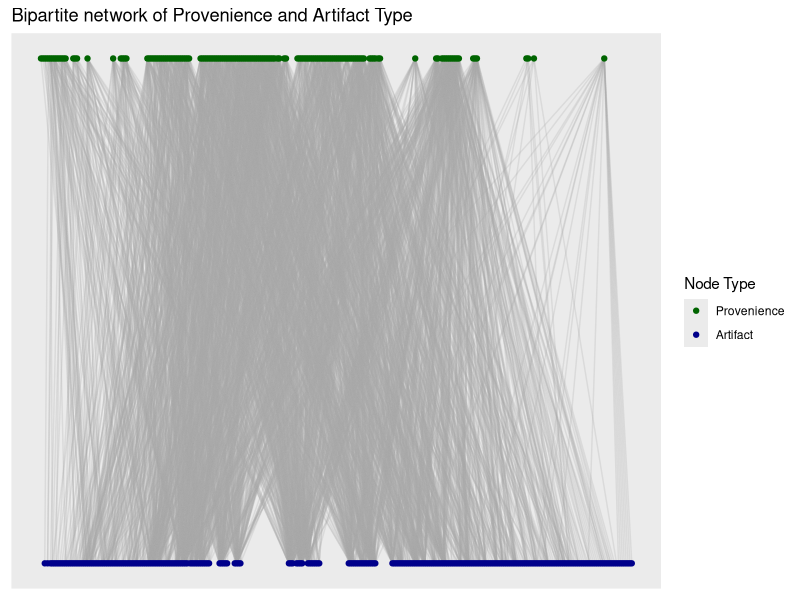
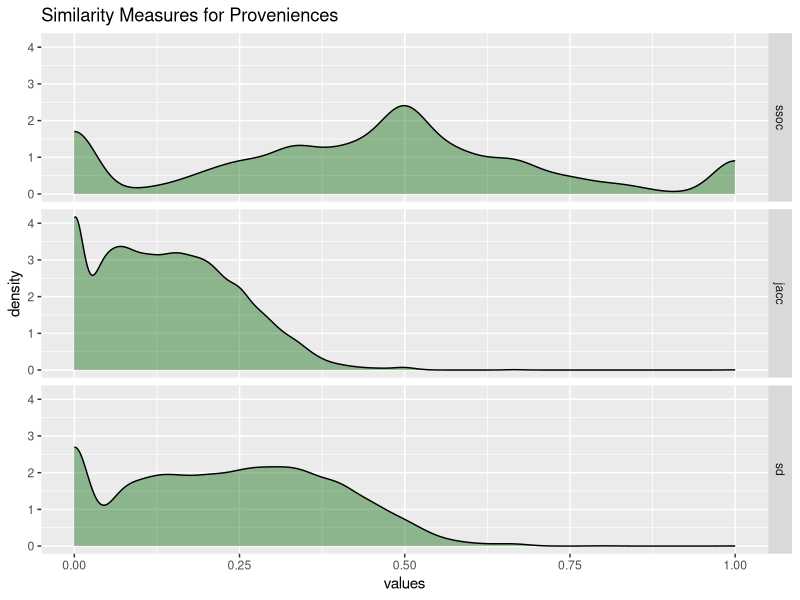
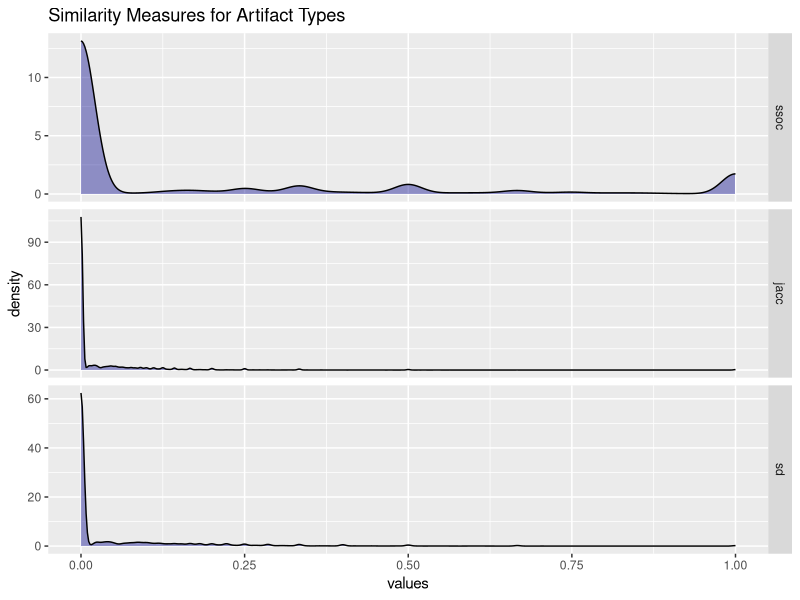
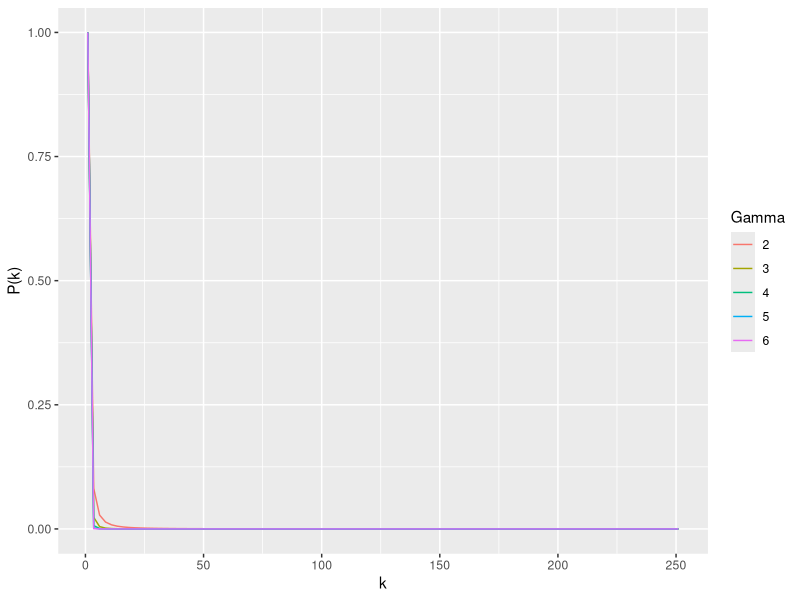
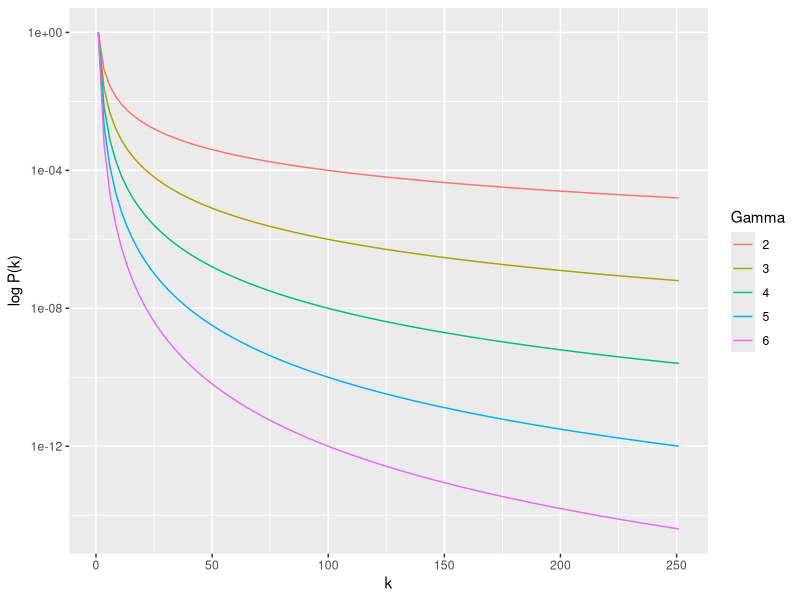

Source code (R) for these figures, in order:
## ---- chunk 1
#| label: code-bpg
#| echo: false
#| message: false

require(tidyverse)
require(igraph)
require(ggraph)

# Import data from file ---------------------------------------------------

dat <- read_csv("./data/Catalog_SiteA.csv",
                col_select = c(LEVEL_ID, CODE))

# Create un-weighted bipartite graph --------------------------------------

g_assemblages_bpg <-
  graph_from_data_frame(unique.data.frame(select(dat, LEVEL_ID, CODE)),
                        directed = FALSE)

V(g_assemblages_bpg)$type <-
  bipartite_mapping(g_assemblages_bpg)$type

## ---- chunk 2
#| label: fig-bipartite-graph
#| fig-cap: "Bipartite network of Provenience and Artifact Type."
#| fig-alt: "Bipartite graph plot of proveniences and artifact types."
#| echo: false
#| message: false
#| warning: false

g_assemblages_bpg_layout <-
  g_assemblages_bpg %>% layout_as_bipartite()

g_assemblages_bpg %>%
  ggraph(layout = g_assemblages_bpg_layout) +
  geom_edge_link(edge_color = "darkgray", edge_alpha = 0.25) +
  geom_node_point(aes(color = type)) +
  scale_color_manual(
    values = c("darkgreen", "darkblue"),
    name = "Node Type",
    breaks = c(FALSE, TRUE),
    labels = c("Provenience", "Artifact")
  ) +
  ggtitle("Bipartite network of Provenience and Artifact Type")


## ---- chunk 3
#| label: code-reestablish-environment
#| echo: false
#| message: false
#| warning: false

# Create incidence matrix from bipartite graph -----------------------------

g_assemblages_bpg_inc <- as_incidence_matrix(g_assemblages_bpg)

# Project one-mode graphs, Szymkiewicz-Simpson -----------------------------

overlap_coef_bin <- function(x) {
  # Calculate the pairwise sums of non-zero matrix elements to find the number
  # of intersecting elements between each input column
  bin_intersect_mat <- t(x) %*% x
  
  # Calculate the input column sums to find the individual size of each set
  col_sum <- apply(x, 2, function(xx)
    sum(xx != 0))
  
  # Find the smaller of each pair of sets by taking the matrix outer minimum
  min_set_size_mat <- outer(col_sum, col_sum, FUN = pmin)
  
  # Szymkiewicz-Simpson overlap coefficient is the pairwise intersection of two
  # sets divided by the size of the smaller set
  res <- bin_intersect_mat / min_set_size_mat
  
  # Set diagonal to identity
  diag(res) <- 1L
  
  # Assign input column names to rows and columns of return matrix
  dimnames(res) <- list(colnames(x), colnames(x))
  
  return(res)
}


## Project provenience -----------------------------------------------------

prov_adj_ssoc <- overlap_coef_bin(t(g_assemblages_bpg_inc))

prov_ssoc_vals <-
  prov_adj_ssoc[lower.tri(prov_adj_ssoc, diag = FALSE)]

## Project artifact types --------------------------------------------------

artifact_adj_ssoc <- overlap_coef_bin(g_assemblages_bpg_inc)

artifact_ssoc_vals <-
  artifact_adj_ssoc[lower.tri(artifact_adj_ssoc, diag = FALSE)]

# Project one-mode graphs, Sorenson-Dice -----------------------------------

soren_dice_sim_bin <- function(x) {
  # Calculate the pairwise sums of non-zero matrix elements to find the number
  # of intersecting elements between each input column
  bin_intersect_mat <- t(x) %*% x
  
  # Calculate the input column sums, to find the individual size of each set
  col_sum <- apply(x, 2, function(xx)
    sum(xx != 0))
  
  # Calculate the matrix outer sums for pairwise sum of set sizes
  set_size_sum_mat <- outer(col_sum, col_sum, FUN = "+")
  
  # Sorenson-Dice index is twice the size of the intersection divided by the
  # sum of the size for each set
  res <- (2 * bin_intersect_mat) / set_size_sum_mat
  
  # Set diagonal to identity
  diag(res) <- 1L
  
  # Assign input column names to rows and columns of return matrix
  dimnames(res) <- list(colnames(x), colnames(x))
  return(res)
  
}

## Project provenience -----------------------------------------------------

prov_adj_sd <- soren_dice_sim_bin(t(g_assemblages_bpg_inc))

prov_sd_vals <-
  prov_adj_sd[lower.tri(prov_adj_sd, diag = FALSE)]

## Project artifact types --------------------------------------------------

artifact_adj_sd <- soren_dice_sim_bin(g_assemblages_bpg_inc)

artifact_sd_vals <-
  artifact_adj_sd[lower.tri(artifact_adj_sd, diag = FALSE)]

# Project one-mode graphs, Jaccard ----------------------------------------

jaccard_sim_bin <- function(x) {
  # Calculate the pairwise sums of non-zero matrix elements to find the number
  # of intersecting elements between each input column
  bin_intersect_mat <- t(x) %*% x
  
  # Calculate the input column sums to find the individual size of each set
  x_col_sum <- apply(x, 2, function(xx)
    sum(xx != 0))
  
  # Calculate the matrix outer sums for pairwise sum of set sizes
  set_size_sum_mat <- outer(x_col_sum, x_col_sum, FUN = "+")
  
  # Jaccard index is intersection of set sizes over the size of the union of
  # sets
  res <- bin_intersect_mat / (set_size_sum_mat - bin_intersect_mat)
  
  # Set diagonal to identity
  diag(res) <- 1L
  
  # Assign input column names to rows and columns of return matrix
  dimnames(res) <- list(colnames(x), colnames(x))
  
  return(res)
}

## Project provenience -----------------------------------------------------

prov_adj_jacc <- jaccard_sim_bin(t(g_assemblages_bpg_inc))

prov_jacc_vals <-
  prov_adj_jacc[lower.tri(prov_adj_jacc, diag = FALSE)]

## Project artifact types --------------------------------------------------

artifact_adj_jacc <- jaccard_sim_bin(g_assemblages_bpg_inc)

artifact_jacc_vals <-
  artifact_adj_jacc[lower.tri(artifact_adj_jacc, diag = FALSE)]

# Comparing similarity measures -------------------------------------------

prov_sims <-
  data.frame(ssoc = prov_ssoc_vals,
             jacc = prov_jacc_vals,
             sd = prov_sd_vals)

artifact_sims <-
  data.frame(ssoc = artifact_ssoc_vals,
             jacc = artifact_jacc_vals,
             sd = artifact_sd_vals)

## ---- chunk 4
#| label: fig-sim-prov
#| fig-cap: "Similarity measures for proveniences."
#| fig-alt: "Similarity measures for proveniences."
#| echo: false
#| message: false
#| warning: false

# Plot densities by similarity measure
prov_sims %>% stack() %>%
  ggplot(aes(x = values)) +
  geom_density(fill = "darkgreen",
               alpha = 0.4) +
  facet_grid(ind ~ ., scales = "fixed") +
  ggtitle("Similarity Measures for Proveniences")

## ---- chunk 5
#| label: fig-sim-artifact
#| fig-cap: "Similarity measures for artifact types."
#| fig-alt: "Similarity measures for artifact types."
#| echo: false
#| message: false
#| warning: false

# Plot densities by similarity measure
artifact_sims %>% stack() %>%
  ggplot(aes(x = values)) +
  geom_density(fill = "darkblue",
               alpha = 0.4) +
  facet_grid(ind ~ ., scales = "free") +
  ggtitle("Similarity Measures for Artifact Types")

## ---- chunk 6
#| label: fig-power-law
#| fig-cap: "Power-law distribution for different values of gamma."
#| fig-alt: "Power-law distribution for different values of gamma."
#| echo: false
#| message: false
#| warning: false

powerlaw_pdf <- function(x, gamma = 1) {
  density <- x ^ (-gamma)
  return(density)
}

ggplot(data.frame(x = c(1, 251)), aes(x = x)) +
  stat_function(fun = powerlaw_pdf, args = list(gamma = 2), aes(color = "2")) +
  stat_function(fun = powerlaw_pdf, args = list(gamma = 3), aes(color = "3")) +
  stat_function(fun = powerlaw_pdf, args = list(gamma = 4), aes(color = "4")) +
  stat_function(fun = powerlaw_pdf, args = list(gamma = 5), aes(color = "5")) +
  stat_function(fun = powerlaw_pdf, args = list(gamma = 6), aes(color = "6")) +
  labs(color = "Gamma") +
  ylab("P(k)") + xlab("k")

## ---- chunk 7
#| label: fig-power-law-log
#| fig-cap: "Log-scale power-law distribution for different values of gamma."
#| fig-alt: "Log-scale power-law distribution for different values of gamma."
#| echo: false
#| message: false
#| warning: false

ggplot(data.frame(x = c(1, 251)), aes(x = x)) +
  stat_function(fun = powerlaw_pdf, args = list(gamma = 2), aes(color = "2")) +
  stat_function(fun = powerlaw_pdf, args = list(gamma = 3), aes(color = "3")) +
  stat_function(fun = powerlaw_pdf, args = list(gamma = 4), aes(color = "4")) +
  stat_function(fun = powerlaw_pdf, args = list(gamma = 5), aes(color = "5")) +
  stat_function(fun = powerlaw_pdf, args = list(gamma = 6), aes(color = "6")) +
  scale_y_continuous(trans = "log10") +
  labs(color = "Gamma") +
  ylab("log P(k)") + xlab("k")

## ---- chunk 8

hard_threshold_adjacency <- function(sim_mat, tau) {
  return(ifelse(sim_mat < tau, 0, 1))
}
